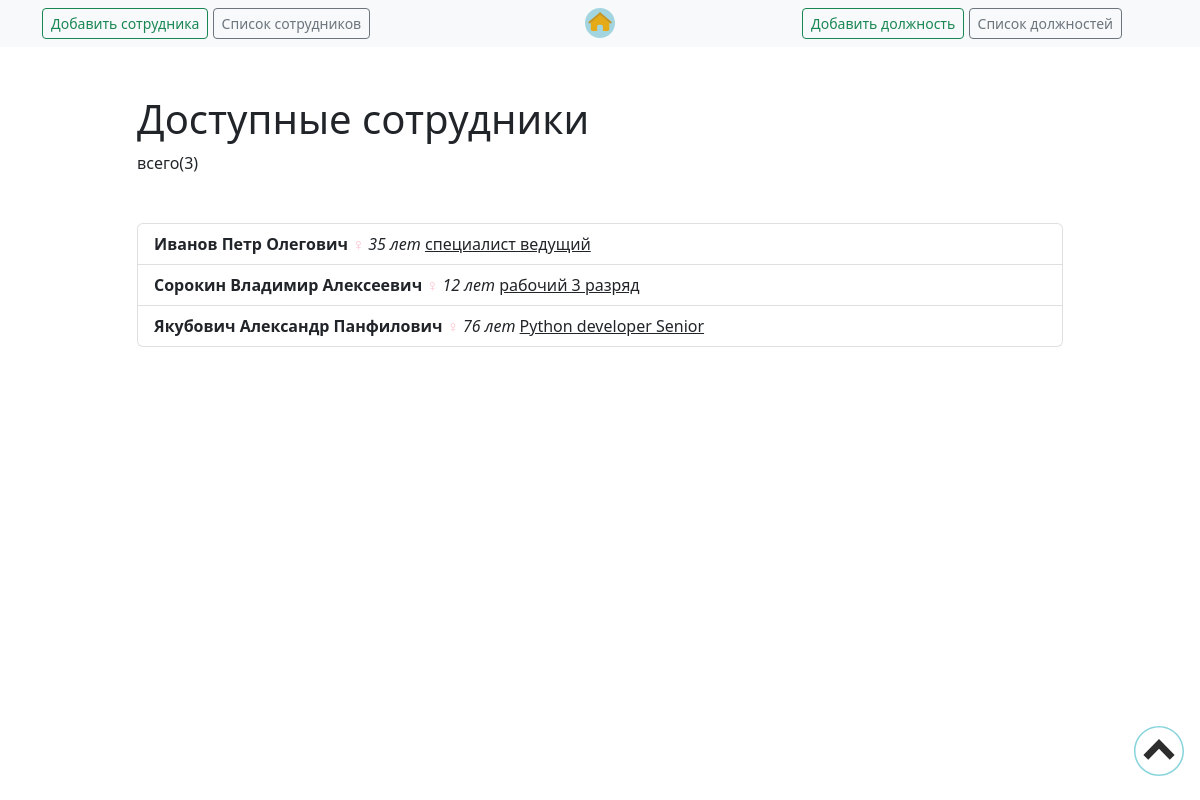
The page /employees/currentemployees/ on the database as committed earlier.
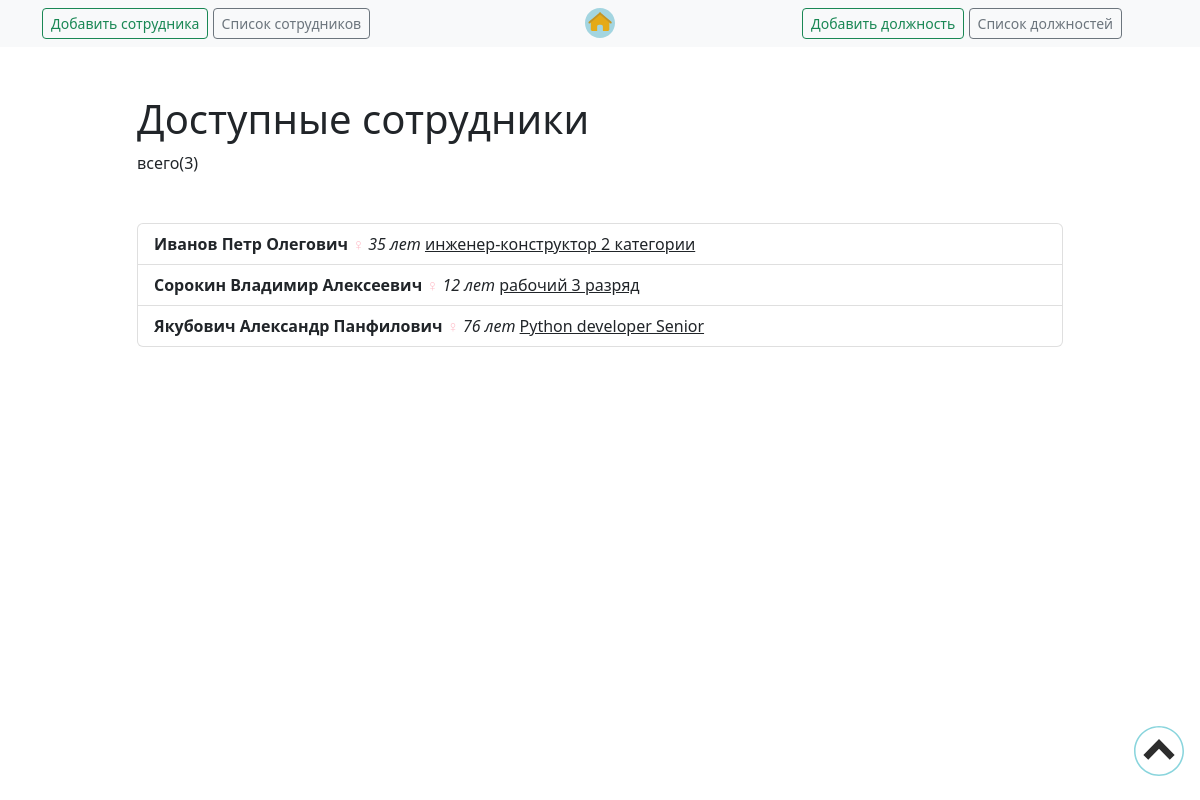
The same page on the database as committed later.
### employees/models.py (models this page shows, shortened)
class employees_Models(models.Model):
    employees_Models_LastName = models.CharField(max_length=30, blank=True,
                                                 validators=[RegexValidator(r'^[a-zA-Zа-яА-Я]')])
    employees_Models_MidleName = models.CharField(max_length=30, blank=True,
                                                  validators=[RegexValidator(r'^[a-zA-Zа-яА-Я]')])
    employees_Models_FirstName = models.CharField(max_length=30, blank=True,
                                                  validators=[RegexValidator(r'^[a-zA-Zа-яА-Я]')])
    employees_Models_gender = models.CharField(max_length=10, blank=True)
    employees_Models_age = models.IntegerField(blank=True, validators=[MinValueValidator(14), MaxValueValidator(99)])
    employees_Models_job = models.CharField(max_length=70, blank=True)

### employees/views.py (the view)
# urls.py: path('currentemployees/', views.currentemployees, name='current_employees'),  # отображение всех созданых сотрудников
def currentemployees(request):
    currentemployees = employees_Models.objects.all().order_by('employees_Models_LastName')
    return render(request, 'employees/current_employees.html', {'currentemployees':currentemployees})

### employees/templates/employees/current_employees.html
{% extends 'job/base.html' %}
{% load static %}
{% block content %}
    <div class="row justify-content-center mt-5">
        <div class="col-md-10">
            {% if currentemployees %}
                <h1>Доступные сотрудники</h1>
                всего({{ currentemployees.count }})
            {% else %}
                           <h1>Доступные сотрудники</h1>
            {% endif %}
        </div>
    </div>
    <div class="row justify-content-center mt-5">
        <div class="col-md-10">
        {% if currentemployees %}
            <div class="list-group">
                {% for currentemployee in currentemployees %}
                    <a href="{% url 'employees:view_employees' currentemployee.id %}"
                       class="list-group-item list-group-item-action">
                        <b> {{ currentemployee.employees_Models_LastName }}
                            {{ currentemployee.employees_Models_FirstName }}
                            {{ currentemployee.employees_Models_MidleName }}
                        </b>
                            {% if currentemployee.employees_Models_gender == "муж." %}
                        <font color="blue">&#9794</font>
                            {% else %}
                        <font color="pink">&#9792;</font>
                            {% endif %}
                        <i>{{ currentemployee.employees_Models_age }} лет</i>
                        <u>{{ currentemployee.employees_Models_job }}</u>
                    </a>
                {% endfor %}
            </div>
        {% else %}
            <div class="text-center">
                <h2>Похоже, у Вас нет сотрудников!</h2>
            <br>
            <a role="button" class="btn btn-primary" href="{% url 'employees:create_employees' %}">Новый сотрудник</a>
            </div>
        {% endif %}
        </div>
    </div>
    <br>
    <br>
<div class = "fixed-bottom" style="margin-right: 16px; margin-bottom: 24px;">
    <div class= "d-flex justify-content-end">
        <a href = "#start"> <img src = "{% static 'employees/up-arrow-svgrepo-com.svg' %}" title="вверх" width="50" height="50"> </a>
    </div>
</div>
{% endblock %}

Rows that differ between the two databases and show on the page:
changed employees_Models "Иванов": employees_Models_job "специалист ведущий" → "инженер-конструктор 2 категории"
